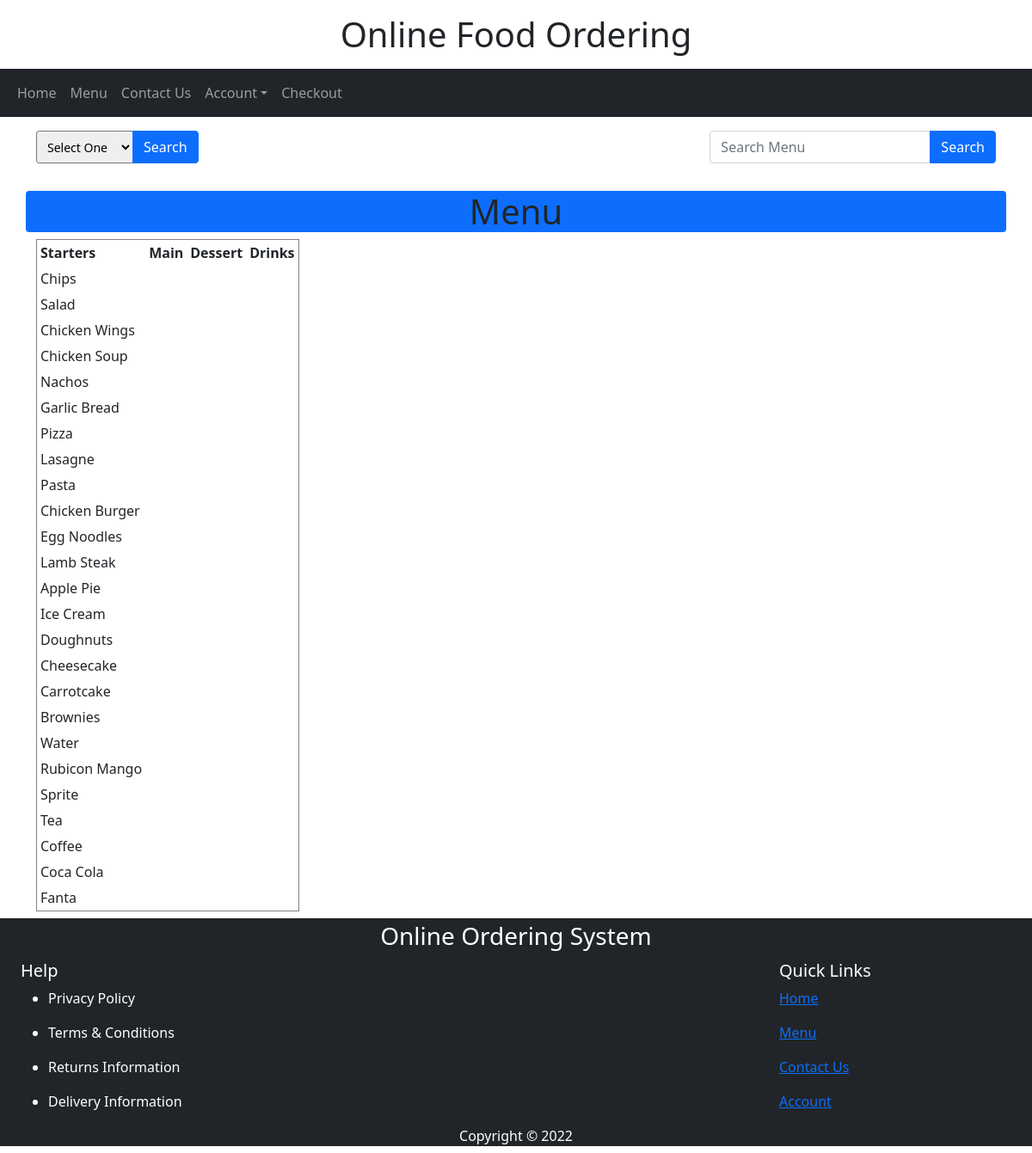
Page /index.php/menu on the committed database.
### tables this page shows
CREATE TABLE `menu` (
  `menuid` int(11) NOT NULL,
  `name` varchar(255) NOT NULL,
  `quantity` int(11) NOT NULL,
  `price` decimal(2) NOT NULL,
  `type` varchar(255) NOT NULL
);

### application/controllers/Menu.php (called while the page is built, shortened)
<?php
class Menu extends CI_Controller {
	public function __construct()
	{
		$this->load->database();
		$this->load->helper('html');
		$this->load->helper('cookie');
		$this->load->model('Menu_model');
	}
	public function index()
	{
		$this->load->view('navbar');
		$this->menu();
		$this->load->view('footer');
	}
	public function menu(){
		$type =  $this->input->post('searchMenu');
		$dropType =  $this->input->post('dropType');
		$data = array();
		$data['starter'] = $this->Menu_model->allItems();
		$data['main'] = $this->Menu_model->main();
		$data['dessert'] = $this->Menu_model->dessert();
		$data['drinks'] = $this->Menu_model->drinks();
		$data['type'] = $this->Menu_model->menuItems($type);
		$data['types'] = $this->Menu_model->menuItems($dropType);
		$this->load->view('menu',$data);
	}
}

### index.php (called while the page is built, shortened)
<?php
require_once BASEPATH.'core/CodeIgniter.php';

### application/models/Menu_model.php (called while the page is built, shortened)
<?php
	class Menu_model extends CI_Model {
        public function allItems(){
            $this->db->select("*");
            $this->db->from('menu');
            $this->db->where('type', "starter");
            $query = $this->db->get();
            $data = $query->result();
            return $data;
        }
        public function main(){
            $this->db->select("*");
            $this->db->from('menu');
            $this->db->where('type', "main");
            $query = $this->db->get();
            $data = $query->result();
            return $data;
        }
        public function dessert(){
            $this->db->select("*");
            $this->db->from('menu');
            $this->db->where('type', "dessert");
            $query = $this->db->get();
            $data = $query->result();
            return $data;
        }
        public function drinks(){
            $this->db->select("*");
            $this->db->from('menu');
            $this->db->where('type', "drinks");
            $query = $this->db->get();
            $data = $query->result();
            return $data;
        }
        public function menuItems($type){
            $this->db->select("*");
            $this->db->from('menu');
            $this->db->where('type', $type);
            $query = $this->db->get();
            $data = $query->result();
            return $data;
        }
	}
    ?>

### application/views/menu.php (the view, shortened to what this page needs)
<html>
	<div>
		<div class="container my-3">
			<div class="row">
				<div class="col">
					<form action="Menu" method="POST">
					<div class="input-group mb-3">
					<select name="dropType" id="" class="form-select-sm">
						<option value="" disabled selected>Select One</option>
					</select>
					<input type="submit" value="Search" class="btn btn-primary">
					</div>
				</form>
				</div>
				<div class="col-auto text-end">
					<form action="Menu" method="POST">
						<div class="input-group mb-3">
						<input type="text" placeholder="Search Menu" name="searchMenu" class="form-control"/>
						<input type="Submit" value="Search" class="btn btn-primary "/>
						</div>
					</form>
				</div>
			</div>
		</div>
		<div class="container bg-primary rounded text-center my-1">
			<h1>Menu</h1>
		</div>
		<div class="container bg-">
<?php
$heading = $this->input->cookie('ID',TRUE);
echo <<<_END
<html>
<head>
	<h1 class="text-capitalize">$heading</h1>
</head>
<body>
<table cellpadding="4" cellspacing="2" border="1" id="table">
	<tr>
		<th>Starters</th><th>Main</th> <th>Dessert</th> <th>Drinks</th>
	</tr>
_END;
if($types != null){
	foreach ($types as $items) {
		echo
		"<tr>".
		"<td>".''.$items->name.''."</td>".
		"<tr>";
	  }
}
else{
foreach ($starter as $allitems) {
    echo
    "<tr>".
    "<td>".''.$allitems->name.''."</td>".
    "<tr>";
  }
  foreach ($main as $allitems) {
    echo
    "<tr>".
    "<td>".''.$allitems->name.''."</td>".
    "<tr>";
  }
  foreach ($dessert as $allitems) {
    echo
    "<tr>".
    "<td>".''.$allitems->name.''."</td>".
    "</tr>";
  }
  foreach ($drinks as $allitems) {
    echo
    "<tr>".
    "<td>".''.$allitems->name.''."</td>".
    "<tr>";
  }
}
echo "</table></body></html>";
?>
			</div>
		</div>
</html>

### application/views/navbar.php (shortened to what this page needs)
<html>
	<link
		href="https://cdn.jsdelivr.net/npm/bootstrap@5.1.3/dist/css/bootstrap.min.css"
		rel="stylesheet"
	/>
	<body>
		<div class="container rounded text-center my-3">
			<h1>Online Food Ordering</h1>
		</div>
		<nav class="navbar navbar-expand-sm bg-dark navbar-dark">
			<div class="container-fluid">
				<ul class="navbar-nav">
					<li class="nav-item">
						<a class="nav-link" href="<?php echo base_url(); ?>index.php/Home"
							>Home</a
						>
					</li>
					<li class="nav-item">
						<a class="nav-link" href="<?php echo base_url(); ?>index.php/Menu"
							>Menu</a
						>
					</li>
					<li class="nav-item">
						<a
							class="nav-link"
							href="<?php echo base_url(); ?>index.php/Contact"
							>Contact Us</a
						>
					</li>
					<li class="nav-item dropdown">
						<a
							href="#"
							class="nav-link dropdown-toggle"
							data-bs-toggle="dropdown"
							>Account</a
						>
							<?php
							if($this->session->userdata('user')) : ?>
							<a
								href="<?php echo base_url(); ?>index.php/Login/Logout"
								class="dropdown-item"
								>Log Out</a
							>
							<div class="dropdown-divider"></div>
							<a
								href="<?php echo base_url(); ?>index.php/Account"
								class="dropdown-item"
								>View Account</a
							>
							<?php else : ?>
							</li>
					<?php endif;?>
					<li class="nav-item">
						<a
							class="nav-link"
							href="<?php echo base_url(); ?>index.php/Checkout"
							>Checkout</a
						>
					</li>
				</ul>
			</div>
		</nav>
	</body>
</html>

### application/views/footer.php
<html>
	<div class="container-fluid bg-dark text-white my-2">
		<div class="row text-center">
			<div class="col py-1">
				<h3>Online Ordering System</h3>
			</div>
		</div>
		<div class="row mx-auto">
			<div class="col fw-bold">
				<h5>Help</h5>
			</div>
			<div class="col-md-3 fw-bold">
				<h5>Quick Links</h5>
			</div>
		</div>
		<div class="row mx-auto">
			<div class="col text-start">
				<ul>
					<li>Privacy Policy</li>
				</ul>
			</div>
			<div class="col col-md-3">
				<a href="<?php echo base_url(); ?>index.php/Home">Home</a>
			</div>
		</div>
		<div class="row mx-auto">
			<div class="col text-start">
				<ul>
					<li>Terms & Conditions</li>
				</ul>
			</div>
			<div class="col col-md-3">
				<a href="<?php echo base_url(); ?>index.php/Menu">Menu</a>
			</div>
		</div>
		<div class="row mx-auto">
			<div class="col text-start">
				<ul>
					<li>Returns Information</li>
				</ul>
			</div>
			<div class="col col-md-3">
				<a href="<?php echo base_url(); ?>index.php/Contact">Contact Us</a>
			</div>
		</div>
		<div class="row mx-auto">
			<div class="col text-start">
				<ul>
					<li>Delivery Information</li>
				</ul>
			</div>
			<div class="col col-md-3">
				<a href="<?php echo base_url(); ?>index.php/Home">Account</a>
			</div>
		</div>
		<div class="row">
			<div class="col text-center">
				Copyright © 2022
			</div>
		</div>
	</div>
</html>

### rows in the picture
menu: name "Chips"
menu: name "Salad"
menu: name "Chicken Wings"
menu: name "Chicken Soup"
menu: name "Nachos"
menu: name "Garlic Bread"
menu: name "Pizza"
menu: name "Lasagne"
menu: name "Pasta"
menu: name "Chicken Burger"
menu: name "Egg Noodles"
menu: name "Lamb Steak"
menu: name "Apple Pie"
menu: name "Ice Cream"
menu: name "Doughnuts"
menu: name "Cheesecake"
menu: name "Carrotcake"
menu: name "Brownies"
menu: name "Water"
menu: name "Rubicon Mango"
menu: name "Sprite"
menu: name "Tea"
menu: name "Coffee"
menu: name "Coca Cola"
menu: name "Fanta"
